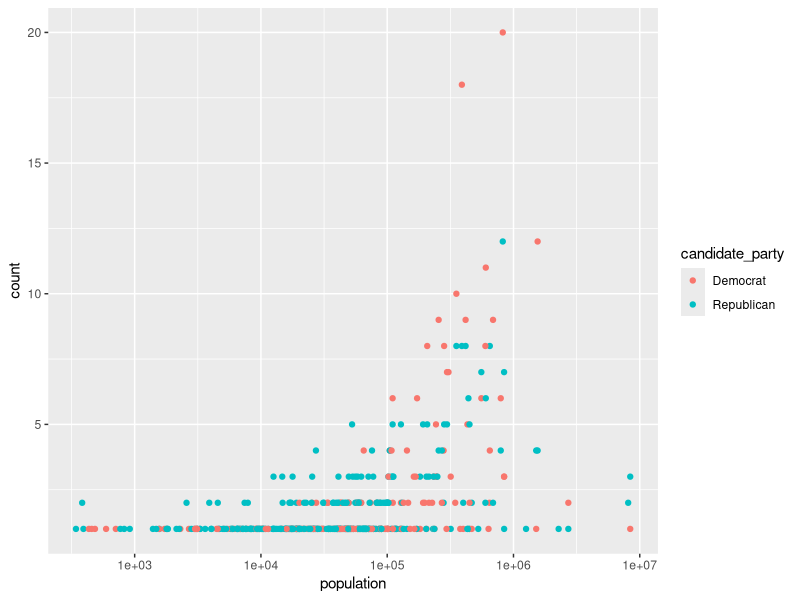

R code for this plot:
#import libraries
library(tidyverse)
library(dplyr)
library(sf)
library(ggplot2)

setwd("~/GitHub/campaign_trails_cdj/campaign_csvs")
all_visits <- read_csv('all_visits.csv')

setwd("~/GitHub/campaign_trails_cdj/")
cities <- read_csv('us-cities-top-1k.csv')
cities <- cities |> 
  mutate(location = paste0(City,", ",State)) |> 
  select(location, Population)

all_visits_location <- all_visits |> 
  left_join(cities, join_by(location == location)) |> 
  group_by(location, candidate_party) |> 
  summarize(count=n(), lng=first(lng),lat=first(lat), population=first(Population))

ggplot()+
  geom_point(data=all_visits_location, aes(x=population, y=count, color=candidate_party))+
  scale_x_continuous(trans='log10')
